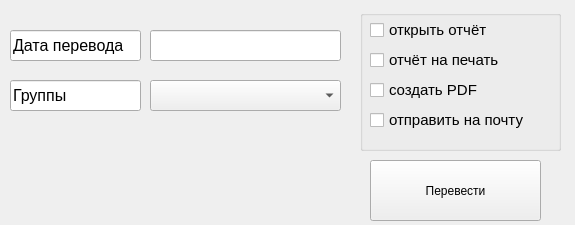
<?xml version="1.0" encoding="UTF-8"?>
<ui version="4.0">
 <class>Form</class>
 <widget class="QWidget" name="Form">
  <property name="geometry">
   <rect>
    <x>0</x>
    <y>0</y>
    <width>575</width>
    <height>225</height>
   </rect>
  </property>
  <property name="windowTitle">
   <string>Перевод группы</string>
  </property>
  <widget class="QGroupBox" name="groupBox_2">
   <property name="geometry">
    <rect>
     <x>360</x>
     <y>10</y>
     <width>201</width>
     <height>141</height>
    </rect>
   </property>
   <property name="title">
    <string/>
   </property>
   <widget class="QCheckBox" name="checkBox">
    <property name="geometry">
     <rect>
      <x>10</x>
      <y>10</y>
      <width>161</width>
      <height>20</height>
     </rect>
    </property>
    <property name="font">
     <font>
      <pointsize>11</pointsize>
     </font>
    </property>
    <property name="text">
     <string>открыть отчёт</string>
    </property>
   </widget>
   <widget class="QCheckBox" name="checkBox_2">
    <property name="geometry">
     <rect>
      <x>10</x>
      <y>40</y>
      <width>161</width>
      <height>20</height>
     </rect>
    </property>
    <property name="font">
     <font>
      <pointsize>11</pointsize>
     </font>
    </property>
    <property name="text">
     <string>отчёт на печать</string>
    </property>
   </widget>
   <widget class="QCheckBox" name="checkBox_3">
    <property name="geometry">
     <rect>
      <x>10</x>
      <y>70</y>
      <width>161</width>
      <height>20</height>
     </rect>
    </property>
    <property name="font">
     <font>
      <pointsize>11</pointsize>
     </font>
    </property>
    <property name="text">
     <string>создать PDF</string>
    </property>
   </widget>
   <widget class="QCheckBox" name="checkBox_4">
    <property name="geometry">
     <rect>
      <x>10</x>
      <y>100</y>
      <width>161</width>
      <height>20</height>
     </rect>
    </property>
    <property name="font">
     <font>
      <pointsize>11</pointsize>
     </font>
    </property>
    <property name="text">
     <string>отправить на почту</string>
    </property>
   </widget>
  </widget>
  <widget class="QPushButton" name="pushButton">
   <property name="geometry">
    <rect>
     <x>370</x>
     <y>160</y>
     <width>171</width>
     <height>61</height>
    </rect>
   </property>
   <property name="text">
    <string>Перевести</string>
   </property>
  </widget>
  <widget class="QLineEdit" name="lineEdit">
   <property name="geometry">
    <rect>
     <x>10</x>
     <y>80</y>
     <width>131</width>
     <height>31</height>
    </rect>
   </property>
   <property name="font">
    <font>
     <pointsize>12</pointsize>
    </font>
   </property>
   <property name="text">
    <string>Группы</string>
   </property>
   <property name="readOnly">
    <bool>true</bool>
   </property>
  </widget>
  <widget class="QComboBox" name="comboBox">
   <property name="geometry">
    <rect>
     <x>150</x>
     <y>80</y>
     <width>191</width>
     <height>31</height>
    </rect>
   </property>
   <property name="font">
    <font>
     <pointsize>12</pointsize>
    </font>
   </property>
  </widget>
  <widget class="QLineEdit" name="lineEdit_2">
   <property name="geometry">
    <rect>
     <x>10</x>
     <y>30</y>
     <width>131</width>
     <height>31</height>
    </rect>
   </property>
   <property name="font">
    <font>
     <pointsize>12</pointsize>
    </font>
   </property>
   <property name="text">
    <string>Дата перевода</string>
   </property>
   <property name="readOnly">
    <bool>true</bool>
   </property>
  </widget>
  <widget class="QLineEdit" name="lineEdit_3">
   <property name="geometry">
    <rect>
     <x>150</x>
     <y>30</y>
     <width>191</width>
     <height>31</height>
    </rect>
   </property>
   <property name="font">
    <font>
     <pointsize>12</pointsize>
    </font>
   </property>
   <property name="text">
    <string/>
   </property>
   <property name="readOnly">
    <bool>false</bool>
   </property>
  </widget>
 </widget>
 <resources/>
 <connections/>
</ui>
